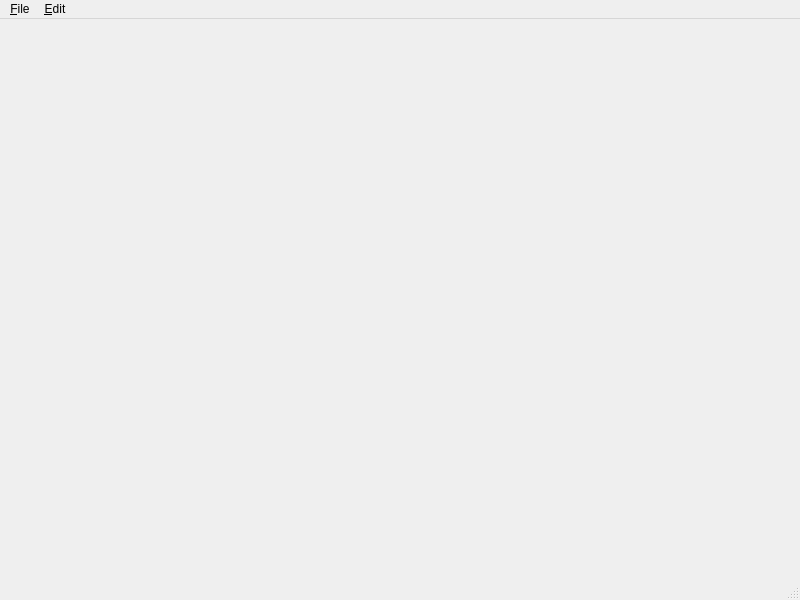
<?xml version="1.0" encoding="UTF-8"?>
<ui version="4.0">
 <class>PlaylistWidget</class>
 <widget class="QMainWindow" name="PlaylistWidget">
  <property name="geometry">
   <rect>
    <x>0</x>
    <y>0</y>
    <width>800</width>
    <height>600</height>
   </rect>
  </property>
  <property name="windowTitle">
   <string>Playlist</string>
  </property>
  <widget class="QWidget" name="centralwidget">
   <layout class="QGridLayout" name="gridLayout">
    <item row="0" column="0">
     <widget class="QStackedWidget" name="stackedWidget">
      <widget class="QWidget" name="page">
       <layout class="QGridLayout" name="gridLayout_2">
        <item row="0" column="0">
         <widget class="GanttWidget" name="ganttWidget" native="true"/>
        </item>
       </layout>
      </widget>
      <widget class="QWidget" name="page_2">
       <layout class="QGridLayout" name="gridLayout_3">
        <item row="0" column="0" colspan="2">
         <widget class="PlaylistChangeWidget" name="changeWidget" native="true"/>
        </item>
       </layout>
      </widget>
     </widget>
    </item>
   </layout>
  </widget>
  <widget class="QMenuBar" name="menubar">
   <property name="geometry">
    <rect>
     <x>0</x>
     <y>0</y>
     <width>800</width>
     <height>20</height>
    </rect>
   </property>
   <widget class="QMenu" name="menuEdit">
    <property name="title">
     <string>&amp;Edit</string>
    </property>
    <addaction name="actionCopy"/>
    <addaction name="actionPaste"/>
    <addaction name="separator"/>
    <addaction name="actionSelectAll"/>
    <addaction name="separator"/>
    <addaction name="actionDelete"/>
   </widget>
   <widget class="QMenu" name="menuFile">
    <property name="title">
     <string>&amp;File</string>
    </property>
    <addaction name="actionClose"/>
   </widget>
   <addaction name="menuFile"/>
   <addaction name="menuEdit"/>
  </widget>
  <widget class="QStatusBar" name="statusbar"/>
  <action name="actionCopy">
   <property name="text">
    <string>Copy</string>
   </property>
  </action>
  <action name="actionPaste">
   <property name="text">
    <string>Paste</string>
   </property>
  </action>
  <action name="actionSelectAll">
   <property name="text">
    <string>Select all</string>
   </property>
  </action>
  <action name="actionDelete">
   <property name="text">
    <string>Delete</string>
   </property>
  </action>
  <action name="actionClose">
   <property name="text">
    <string>&amp;Close</string>
   </property>
  </action>
 </widget>
 <customwidgets>
  <customwidget>
   <class>GanttWidget</class>
   <extends>QWidget</extends>
   <header>common/ganttwidget/ganttwidget.h</header>
   <container>1</container>
  </customwidget>
  <customwidget>
   <class>PlaylistChangeWidget</class>
   <extends>QWidget</extends>
   <header>toplevel/playlistwidget/playlistchangewidget.h</header>
   <container>1</container>
  </customwidget>
 </customwidgets>
 <resources/>
 <connections/>
</ui>
